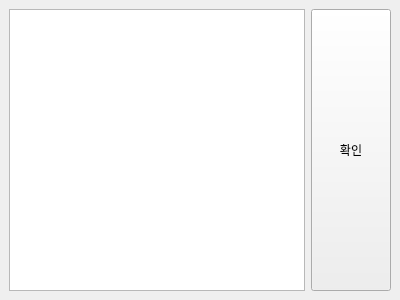
<?xml version="1.0" encoding="UTF-8"?>
<ui version="4.0">
 <class>ConsoleWidget</class>
 <widget class="QDockWidget" name="ConsoleWidget">
  <property name="geometry">
   <rect>
    <x>0</x>
    <y>0</y>
    <width>400</width>
    <height>300</height>
   </rect>
  </property>
  <property name="windowTitle">
   <string>DockWidget</string>
  </property>
  <widget class="QWidget" name="dockWidgetContents">
   <layout class="QHBoxLayout" name="horizontalLayout">
    <item>
     <widget class="QListWidget" name="listwidget_ouput">
      <property name="sizePolicy">
       <sizepolicy hsizetype="Expanding" vsizetype="Expanding">
        <horstretch>0</horstretch>
        <verstretch>0</verstretch>
       </sizepolicy>
      </property>
     </widget>
    </item>
    <item>
     <widget class="QPushButton" name="ok_button">
      <property name="sizePolicy">
       <sizepolicy hsizetype="Preferred" vsizetype="Expanding">
        <horstretch>0</horstretch>
        <verstretch>0</verstretch>
       </sizepolicy>
      </property>
      <property name="text">
       <string>확인</string>
      </property>
     </widget>
    </item>
   </layout>
  </widget>
 </widget>
 <resources/>
 <connections/>
</ui>
